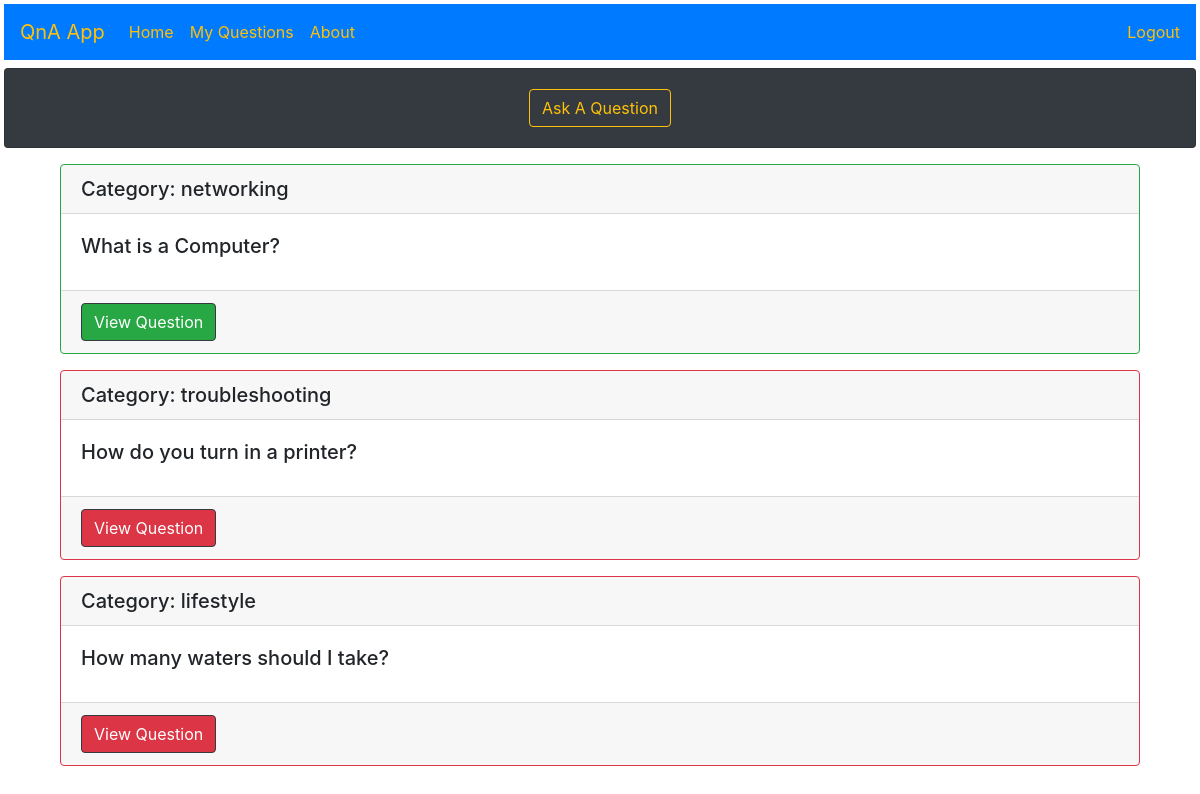
The page /myquestions (signed in) on the database its author committed.
### models.py (models this page shows)
class Question(db.Model):
    id = db.Column(db.Integer, primary_key = True)
    question_text = db.Column(db.Text, nullable = False)
    category = db.Column(db.String(20), nullable = False)
    asked_by_id = db.Column(db.Integer, db.ForeignKey('user.id'))
    answers_to_question = db.relationship(
        'Answer',
        foreign_keys = 'Answer.for_question_id',
        backref='the_question',
        lazy=True
    )

### app.py (the view)
@app.route('/myquestions')
@login_required
def myquestions():
    question = Question.query.filter_by(asked_by_id=current_user.get_id()).all()
    return render_template('myquestions.html',question=question)

### app.py (called while the page is built)
@login_manager.user_loader
def load_user(user_id):
    return User.query.get(user_id)

### templates/myquestions.html
{% extends "base.html" %}
{% block content %}
<div class="container">
    {% for q in question %}
    {% if q.answers_to_question %}
    <div class="col mt-3">
      <div class="card h-100 border-success">
        <h5 class="card-header">Category: {{ q.category }}</h5>
        <div class="card-body">
          <h5 class="card-title">{{ q.question_text }}</h5>
        </div>
        <div class="card-footer">
          <a href="{{url_for('view',question_id = q.id)}}" class="btn btn-success border-dark text-white">View Question</a>
        </div>
      </div>
    </div>
    {% else %}
    <div class="col mt-3">
      <div class="card h-100 border-danger">
        <h5 class="card-header">Category: {{ q.category }}</h5>
        <div class="card-body">
          <h5 class="card-title">{{ q.question_text }}</h5>
        </div>
        <div class="card-footer">
          <a href="{{url_for('view',question_id = q.id)}}" class="btn btn-danger border-dark text-white">View Question</a>
        </div>
      </div>
    </div>
    {% endif %} {% endfor %}
  </div>
{% endblock %}

### rows shown on the page
Question: category "networking", question_text "What is a Computer?"
Question: category "troubleshooting", question_text "How do you turn in a printer?"
Question: category "lifestyle", question_text "How many waters should I take?"
